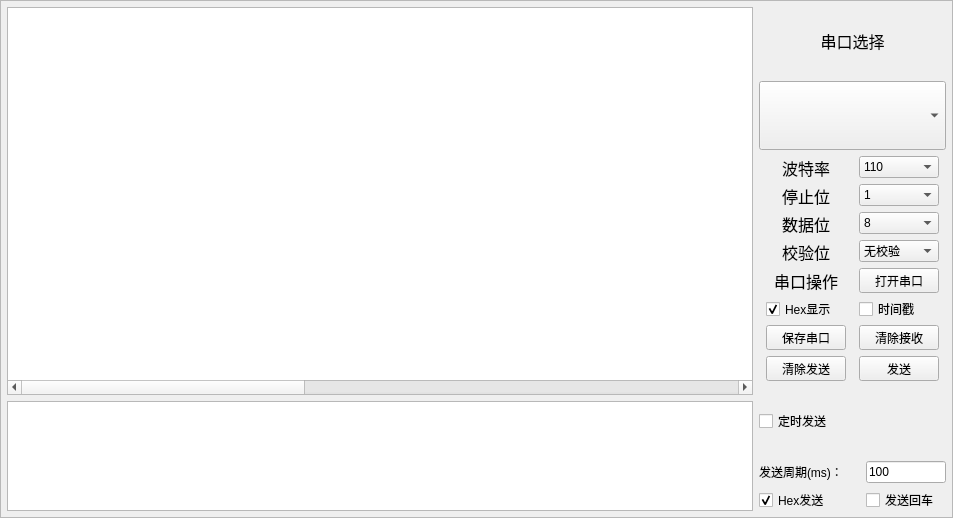
<?xml version="1.0" encoding="UTF-8"?>
<ui version="4.0">
 <class>win1</class>
 <widget class="QWidget" name="win1">
  <property name="geometry">
   <rect>
    <x>0</x>
    <y>0</y>
    <width>953</width>
    <height>518</height>
   </rect>
  </property>
  <property name="sizePolicy">
   <sizepolicy hsizetype="Expanding" vsizetype="Expanding">
    <horstretch>0</horstretch>
    <verstretch>0</verstretch>
   </sizepolicy>
  </property>
  <property name="sizeIncrement">
   <size>
    <width>0</width>
    <height>0</height>
   </size>
  </property>
  <property name="baseSize">
   <size>
    <width>0</width>
    <height>0</height>
   </size>
  </property>
  <property name="windowTitle">
   <string>Form</string>
  </property>
  <property name="styleSheet">
   <string notr="true"/>
  </property>
  <layout class="QHBoxLayout" name="horizontalLayout_11" stretch="0">
   <property name="spacing">
    <number>0</number>
   </property>
   <property name="leftMargin">
    <number>0</number>
   </property>
   <property name="topMargin">
    <number>0</number>
   </property>
   <property name="rightMargin">
    <number>0</number>
   </property>
   <property name="bottomMargin">
    <number>0</number>
   </property>
   <item>
    <widget class="QFrame" name="frame">
     <property name="sizePolicy">
      <sizepolicy hsizetype="Expanding" vsizetype="Expanding">
       <horstretch>0</horstretch>
       <verstretch>0</verstretch>
      </sizepolicy>
     </property>
     <property name="frameShape">
      <enum>QFrame::StyledPanel</enum>
     </property>
     <layout class="QHBoxLayout" name="horizontalLayout_12" stretch="4,1">
      <property name="spacing">
       <number>6</number>
      </property>
      <property name="leftMargin">
       <number>6</number>
      </property>
      <property name="topMargin">
       <number>6</number>
      </property>
      <property name="rightMargin">
       <number>6</number>
      </property>
      <property name="bottomMargin">
       <number>6</number>
      </property>
      <item>
       <layout class="QVBoxLayout" name="verticalLayout" stretch="4,1">
        <item>
         <widget class="QTextEdit" name="RxDataTextEdit">
          <property name="autoFillBackground">
           <bool>true</bool>
          </property>
          <property name="autoFormatting">
           <set>QTextEdit::AutoBulletList</set>
          </property>
          <property name="undoRedoEnabled">
           <bool>false</bool>
          </property>
          <property name="lineWrapMode">
           <enum>QTextEdit::FixedPixelWidth</enum>
          </property>
          <property name="lineWrapColumnOrWidth">
           <number>1888</number>
          </property>
         </widget>
        </item>
        <item>
         <widget class="QTextEdit" name="TxDataTextEdit">
          <property name="minimumSize">
           <size>
            <width>400</width>
            <height>110</height>
           </size>
          </property>
          <property name="maximumSize">
           <size>
            <width>9999</width>
            <height>9999</height>
           </size>
          </property>
         </widget>
        </item>
       </layout>
      </item>
      <item>
       <layout class="QVBoxLayout" name="verticalLayout_2">
        <item>
         <widget class="QLabel" name="label">
          <property name="minimumSize">
           <size>
            <width>165</width>
            <height>22</height>
           </size>
          </property>
          <property name="maximumSize">
           <size>
            <width>999</width>
            <height>999</height>
           </size>
          </property>
          <property name="baseSize">
           <size>
            <width>0</width>
            <height>0</height>
           </size>
          </property>
          <property name="text">
           <string>&lt;html&gt;&lt;head/&gt;&lt;body&gt;&lt;p align=&quot;center&quot;&gt;&lt;span style=&quot; font-size:12pt;&quot;&gt;串口选择&lt;/span&gt;&lt;/p&gt;&lt;/body&gt;&lt;/html&gt;</string>
          </property>
         </widget>
        </item>
        <item>
         <widget class="MyComboBox" name="SerialPortChooseComboBox">
          <property name="minimumSize">
           <size>
            <width>172</width>
            <height>22</height>
           </size>
          </property>
          <property name="maximumSize">
           <size>
            <width>999</width>
            <height>999</height>
           </size>
          </property>
         </widget>
        </item>
        <item>
         <layout class="QHBoxLayout" name="horizontalLayout">
          <item>
           <widget class="QLabel" name="label_2">
            <property name="minimumSize">
             <size>
              <width>80</width>
              <height>22</height>
             </size>
            </property>
            <property name="maximumSize">
             <size>
              <width>80</width>
              <height>22</height>
             </size>
            </property>
            <property name="text">
             <string>&lt;html&gt;&lt;head/&gt;&lt;body&gt;&lt;p align=&quot;center&quot;&gt;&lt;span style=&quot; font-size:12pt;&quot;&gt;波特率&lt;/span&gt;&lt;/p&gt;&lt;/body&gt;&lt;/html&gt;</string>
            </property>
           </widget>
          </item>
          <item>
           <widget class="QComboBox" name="BaudRateComboBox">
            <property name="minimumSize">
             <size>
              <width>80</width>
              <height>22</height>
             </size>
            </property>
            <property name="maximumSize">
             <size>
              <width>80</width>
              <height>22</height>
             </size>
            </property>
            <item>
             <property name="text">
              <string>110</string>
             </property>
            </item>
            <item>
             <property name="text">
              <string>300</string>
             </property>
            </item>
            <item>
             <property name="text">
              <string>600</string>
             </property>
            </item>
            <item>
             <property name="text">
              <string>1200</string>
             </property>
            </item>
            <item>
             <property name="text">
              <string>2400</string>
             </property>
            </item>
            <item>
             <property name="text">
              <string>4800</string>
             </property>
            </item>
            <item>
             <property name="text">
              <string>9600</string>
             </property>
            </item>
            <item>
             <property name="text">
              <string>14400</string>
             </property>
            </item>
            <item>
             <property name="text">
              <string>19200</string>
             </property>
            </item>
            <item>
             <property name="text">
              <string>38400</string>
             </property>
            </item>
            <item>
             <property name="text">
              <string>43000</string>
             </property>
            </item>
            <item>
             <property name="text">
              <string>57600</string>
             </property>
            </item>
            <item>
             <property name="text">
              <string>76800</string>
             </property>
            </item>
            <item>
             <property name="text">
              <string>115200</string>
             </property>
            </item>
            <item>
             <property name="text">
              <string>500000</string>
             </property>
            </item>
            <item>
             <property name="text">
              <string>921600</string>
             </property>
            </item>
           </widget>
          </item>
         </layout>
        </item>
        <item>
         <layout class="QHBoxLayout" name="horizontalLayout_2">
          <item>
           <widget class="QLabel" name="label_4">
            <property name="minimumSize">
             <size>
              <width>80</width>
              <height>22</height>
             </size>
            </property>
            <property name="maximumSize">
             <size>
              <width>80</width>
              <height>22</height>
             </size>
            </property>
            <property name="text">
             <string>&lt;html&gt;&lt;head/&gt;&lt;body&gt;&lt;p align=&quot;center&quot;&gt;&lt;span style=&quot; font-size:12pt;&quot;&gt;停止位&lt;/span&gt;&lt;/p&gt;&lt;/body&gt;&lt;/html&gt;</string>
            </property>
           </widget>
          </item>
          <item>
           <widget class="QComboBox" name="PortStopBitsComboBox">
            <property name="minimumSize">
             <size>
              <width>80</width>
              <height>22</height>
             </size>
            </property>
            <property name="maximumSize">
             <size>
              <width>80</width>
              <height>22</height>
             </size>
            </property>
            <item>
             <property name="text">
              <string>1</string>
             </property>
            </item>
            <item>
             <property name="text">
              <string>1.5</string>
             </property>
            </item>
            <item>
             <property name="text">
              <string>2</string>
             </property>
            </item>
           </widget>
          </item>
         </layout>
        </item>
        <item>
         <layout class="QHBoxLayout" name="horizontalLayout_3">
          <item>
           <widget class="QLabel" name="label_5">
            <property name="minimumSize">
             <size>
              <width>80</width>
              <height>22</height>
             </size>
            </property>
            <property name="maximumSize">
             <size>
              <width>80</width>
              <height>22</height>
             </size>
            </property>
            <property name="text">
             <string>&lt;html&gt;&lt;head/&gt;&lt;body&gt;&lt;p align=&quot;center&quot;&gt;&lt;span style=&quot; font-size:12pt;&quot;&gt;数据位&lt;/span&gt;&lt;/p&gt;&lt;/body&gt;&lt;/html&gt;</string>
            </property>
           </widget>
          </item>
          <item>
           <widget class="QComboBox" name="PortDataBitsComboBox">
            <property name="minimumSize">
             <size>
              <width>80</width>
              <height>22</height>
             </size>
            </property>
            <property name="maximumSize">
             <size>
              <width>80</width>
              <height>22</height>
             </size>
            </property>
            <item>
             <property name="text">
              <string>8</string>
             </property>
            </item>
            <item>
             <property name="text">
              <string>7</string>
             </property>
            </item>
            <item>
             <property name="text">
              <string>6</string>
             </property>
            </item>
            <item>
             <property name="text">
              <string>5</string>
             </property>
            </item>
           </widget>
          </item>
         </layout>
        </item>
        <item>
         <layout class="QHBoxLayout" name="horizontalLayout_4">
          <item>
           <widget class="QLabel" name="label_3">
            <property name="minimumSize">
             <size>
              <width>80</width>
              <height>22</height>
             </size>
            </property>
            <property name="maximumSize">
             <size>
              <width>80</width>
              <height>22</height>
             </size>
            </property>
            <property name="text">
             <string>&lt;html&gt;&lt;head/&gt;&lt;body&gt;&lt;p align=&quot;center&quot;&gt;&lt;span style=&quot; font-size:12pt;&quot;&gt;校验位&lt;/span&gt;&lt;/p&gt;&lt;/body&gt;&lt;/html&gt;</string>
            </property>
           </widget>
          </item>
          <item>
           <widget class="QComboBox" name="PortParityComboBox">
            <property name="minimumSize">
             <size>
              <width>80</width>
              <height>22</height>
             </size>
            </property>
            <property name="maximumSize">
             <size>
              <width>80</width>
              <height>22</height>
             </size>
            </property>
            <item>
             <property name="text">
              <string>无校验</string>
             </property>
            </item>
            <item>
             <property name="text">
              <string>奇校验</string>
             </property>
            </item>
            <item>
             <property name="text">
              <string>偶校验</string>
             </property>
            </item>
           </widget>
          </item>
         </layout>
        </item>
        <item>
         <layout class="QHBoxLayout" name="horizontalLayout_5">
          <item>
           <widget class="QLabel" name="label_6">
            <property name="minimumSize">
             <size>
              <width>80</width>
              <height>22</height>
             </size>
            </property>
            <property name="maximumSize">
             <size>
              <width>80</width>
              <height>22</height>
             </size>
            </property>
            <property name="text">
             <string>&lt;html&gt;&lt;head/&gt;&lt;body&gt;&lt;p align=&quot;center&quot;&gt;&lt;span style=&quot; font-size:12pt;&quot;&gt;串口操作&lt;/span&gt;&lt;/p&gt;&lt;/body&gt;&lt;/html&gt;</string>
            </property>
           </widget>
          </item>
          <item>
           <widget class="QPushButton" name="OpenSerialPortPushButton">
            <property name="minimumSize">
             <size>
              <width>80</width>
              <height>25</height>
             </size>
            </property>
            <property name="maximumSize">
             <size>
              <width>80</width>
              <height>25</height>
             </size>
            </property>
            <property name="text">
             <string>打开串口</string>
            </property>
           </widget>
          </item>
         </layout>
        </item>
        <item>
         <layout class="QHBoxLayout" name="horizontalLayout_6">
          <item>
           <widget class="QCheckBox" name="RxDataForHexCheckBox">
            <property name="minimumSize">
             <size>
              <width>80</width>
              <height>20</height>
             </size>
            </property>
            <property name="maximumSize">
             <size>
              <width>80</width>
              <height>20</height>
             </size>
            </property>
            <property name="text">
             <string>Hex显示</string>
            </property>
            <property name="checked">
             <bool>true</bool>
            </property>
            <property name="tristate">
             <bool>false</bool>
            </property>
           </widget>
          </item>
          <item>
           <widget class="QCheckBox" name="RxDataWithTimeCheckBox">
            <property name="minimumSize">
             <size>
              <width>80</width>
              <height>20</height>
             </size>
            </property>
            <property name="maximumSize">
             <size>
              <width>80</width>
              <height>20</height>
             </size>
            </property>
            <property name="text">
             <string>时间戳</string>
            </property>
           </widget>
          </item>
         </layout>
        </item>
        <item>
         <layout class="QHBoxLayout" name="horizontalLayout_7">
          <item>
           <widget class="QPushButton" name="RxDataSavePushButton">
            <property name="minimumSize">
             <size>
              <width>80</width>
              <height>25</height>
             </size>
            </property>
            <property name="maximumSize">
             <size>
              <width>80</width>
              <height>25</height>
             </size>
            </property>
            <property name="text">
             <string>保存串口</string>
            </property>
           </widget>
          </item>
          <item>
           <widget class="QPushButton" name="RxDataTextClearPushButton">
            <property name="minimumSize">
             <size>
              <width>80</width>
              <height>25</height>
             </size>
            </property>
            <property name="maximumSize">
             <size>
              <width>80</width>
              <height>25</height>
             </size>
            </property>
            <property name="text">
             <string>清除接收</string>
            </property>
           </widget>
          </item>
         </layout>
        </item>
        <item>
         <layout class="QHBoxLayout" name="horizontalLayout_8">
          <item>
           <widget class="QPushButton" name="SendDataTextClearPushButton">
            <property name="minimumSize">
             <size>
              <width>80</width>
              <height>25</height>
             </size>
            </property>
            <property name="maximumSize">
             <size>
              <width>80</width>
              <height>25</height>
             </size>
            </property>
            <property name="text">
             <string>清除发送</string>
            </property>
           </widget>
          </item>
          <item>
           <widget class="QPushButton" name="SendDataPushButton">
            <property name="minimumSize">
             <size>
              <width>80</width>
              <height>25</height>
             </size>
            </property>
            <property name="maximumSize">
             <size>
              <width>80</width>
              <height>25</height>
             </size>
            </property>
            <property name="text">
             <string>发送</string>
            </property>
           </widget>
          </item>
         </layout>
        </item>
        <item>
         <widget class="QCheckBox" name="SendDataPeriodCheckBox">
          <property name="minimumSize">
           <size>
            <width>165</width>
            <height>25</height>
           </size>
          </property>
          <property name="maximumSize">
           <size>
            <width>999</width>
            <height>999</height>
           </size>
          </property>
          <property name="text">
           <string>定时发送</string>
          </property>
         </widget>
        </item>
        <item>
         <layout class="QHBoxLayout" name="horizontalLayout_9">
          <item>
           <widget class="QLabel" name="label_7">
            <property name="text">
             <string>发送周期(ms)：</string>
            </property>
           </widget>
          </item>
          <item>
           <widget class="QLineEdit" name="SendDataPeriodLineEdit">
            <property name="minimumSize">
             <size>
              <width>80</width>
              <height>22</height>
             </size>
            </property>
            <property name="maximumSize">
             <size>
              <width>80</width>
              <height>22</height>
             </size>
            </property>
            <property name="text">
             <string>100</string>
            </property>
           </widget>
          </item>
         </layout>
        </item>
        <item>
         <layout class="QHBoxLayout" name="horizontalLayout_10">
          <item>
           <widget class="QCheckBox" name="SendDataForHexCheckBox">
            <property name="minimumSize">
             <size>
              <width>80</width>
              <height>22</height>
             </size>
            </property>
            <property name="text">
             <string>Hex发送</string>
            </property>
            <property name="checked">
             <bool>true</bool>
            </property>
           </widget>
          </item>
          <item>
           <widget class="QCheckBox" name="SendDataWithEnterCheckBox">
            <property name="minimumSize">
             <size>
              <width>80</width>
              <height>22</height>
             </size>
            </property>
            <property name="maximumSize">
             <size>
              <width>80</width>
              <height>22</height>
             </size>
            </property>
            <property name="text">
             <string>发送回车</string>
            </property>
           </widget>
          </item>
         </layout>
        </item>
       </layout>
      </item>
     </layout>
    </widget>
   </item>
  </layout>
 </widget>
 <customwidgets>
  <customwidget>
   <class>MyComboBox</class>
   <extends>QComboBox</extends>
   <header location="global">SerialConf.h</header>
  </customwidget>
 </customwidgets>
 <resources/>
 <connections/>
</ui>
